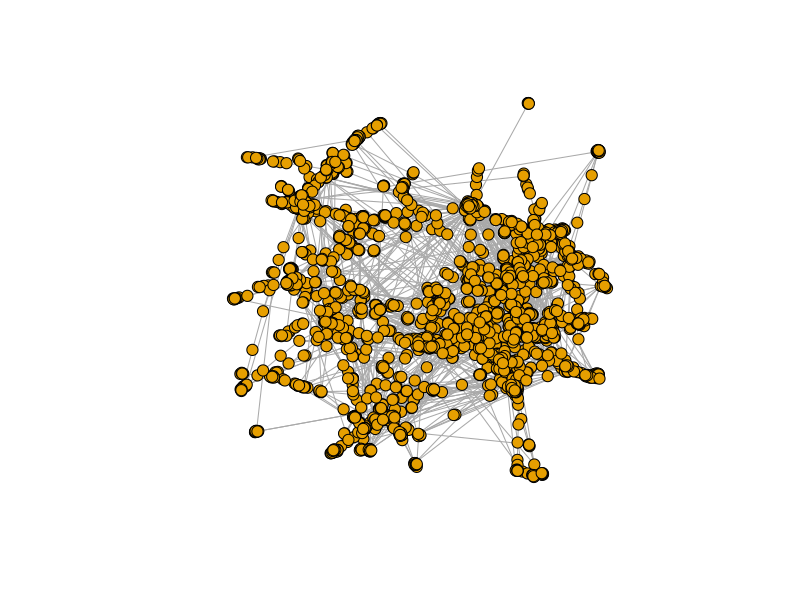
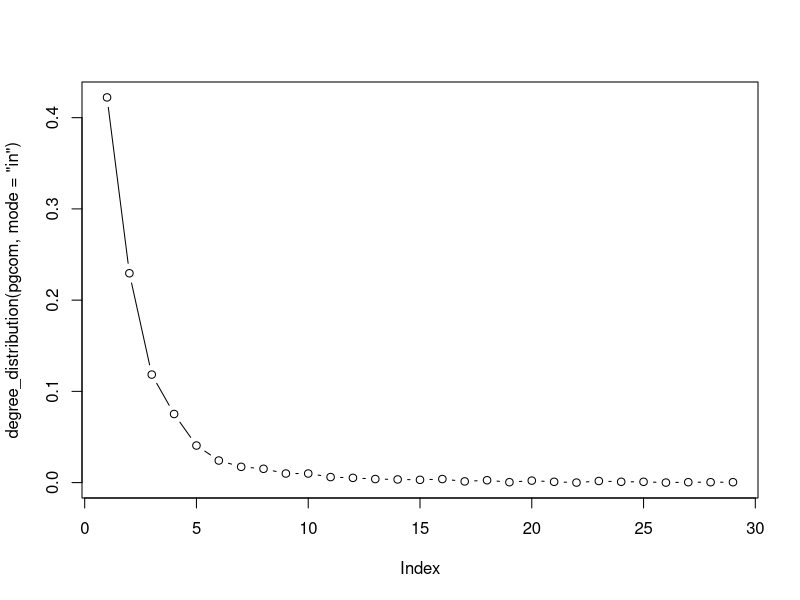
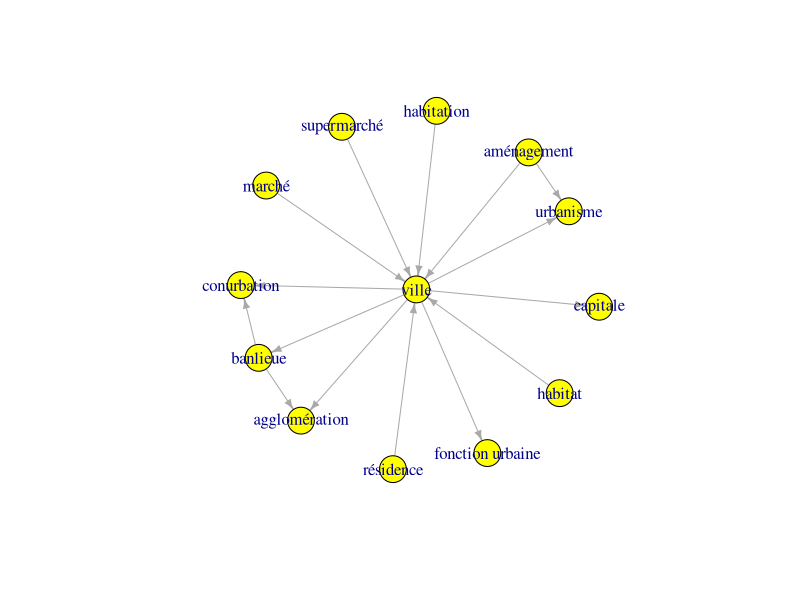
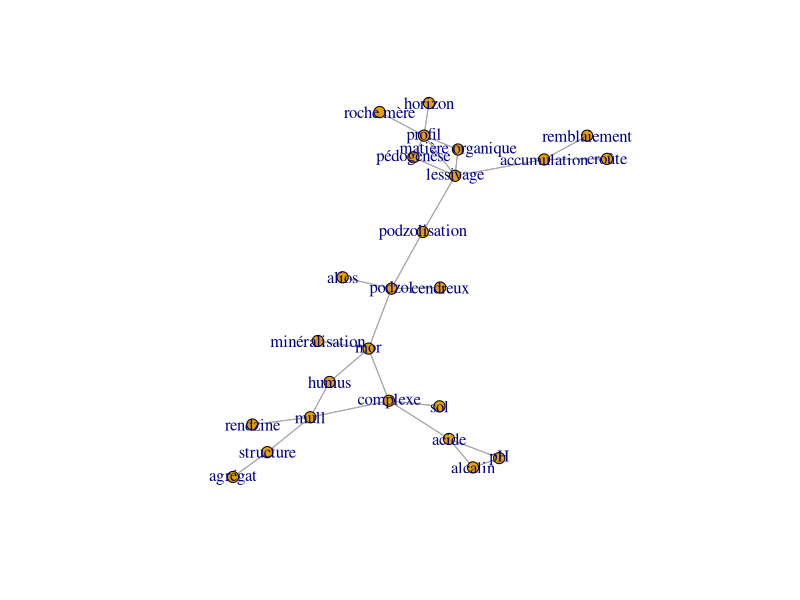
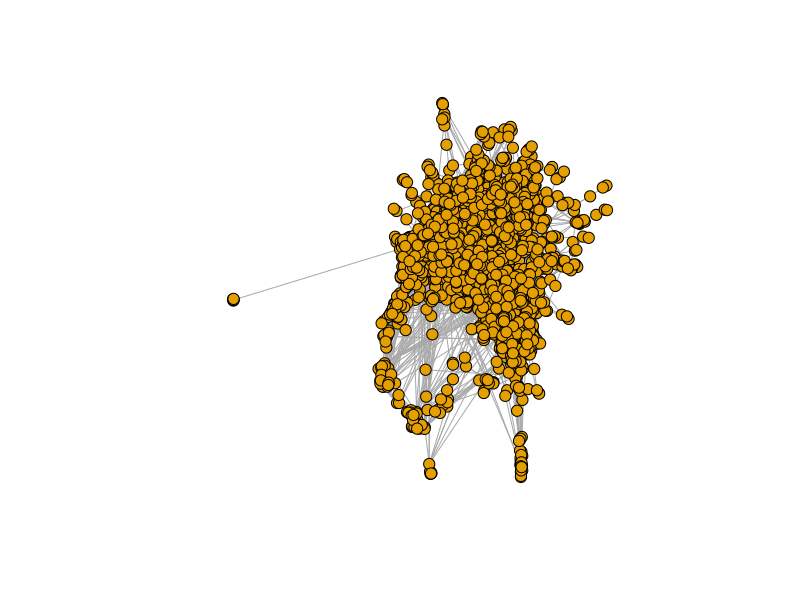
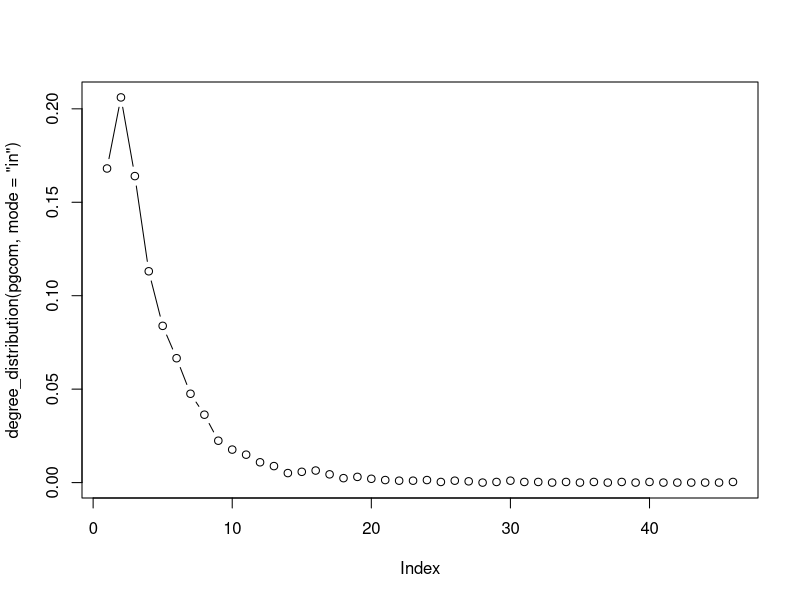
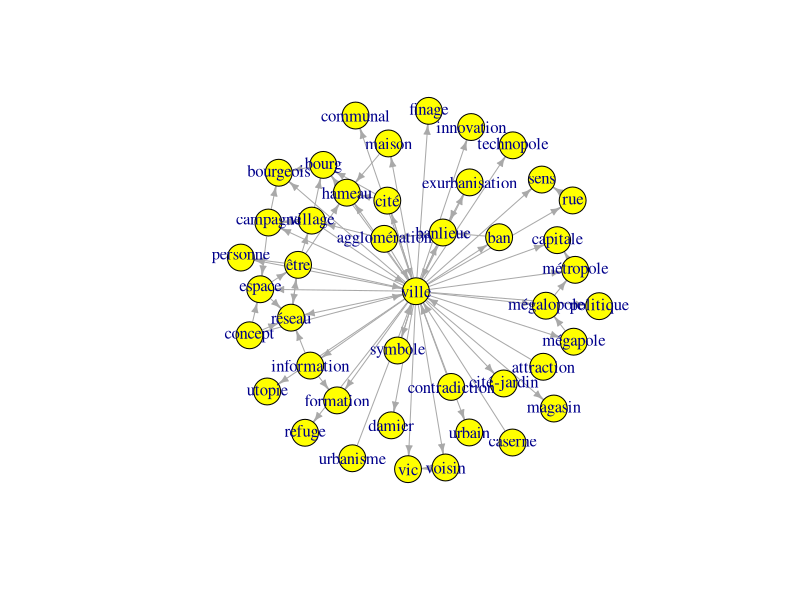
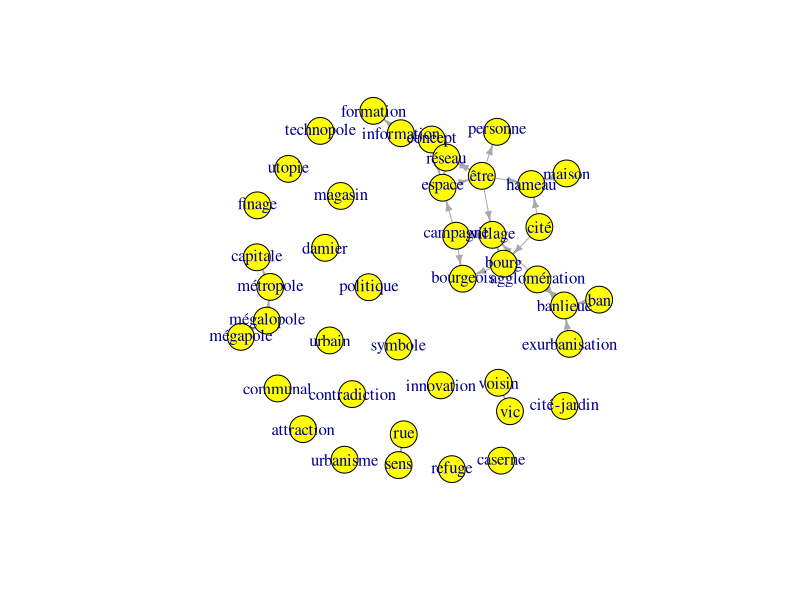

R code for these plots, in order:
# Laurent Beauguitte, Dictionnaires de géographie, données relationnelles, avril 2026

rm(list=ls())

## Propriétés des ouvrages

## Import liste de liens
ge70l <- read.delim("George1970_liens.txt") 
br92l <- read.delim("Brunetetal1992_liens.txt") 
le03l <- read.delim("Levy_Lussault2003_liens.txt")
cy20l <- read.delim("Cynorhodon2020_liens.txt")
co25l <- read.delim("GeoXXI2025_liens.txt")

# Nombre de notices
length(unique(ge70l$ENTREE))
length(unique(br92l$ENTREE))
length(unique(le03l$ENTREE))
length(unique(cy20l$ENTREE))
length(unique(co25l$ORIGINE))

## Nombre d'auteurices, hiérarchie
## Proportion de notices écrites à plusieurs
## Non pertinent pour George (1970, notices non signées) 
## et Brunet et al. (1993) (notices rarement signées) 

# Levy et Lussault 2003
le03a <- read.delim("Levy_Lussault2003_auteurices-sommets.txt")

# Nb d'auteurices
length(unique(le03a$NOM_Prenom))

# Nb de notices par auteurices
levy_1 <- as.data.frame(table(le03a$NOM_Prenom))
table(levy_1$Freq)
# proportion de notices écrites par le principal auteur
max(levy_1$Freq)/length(unique(le03l$ORIGINE))

# Pourcentage de notices écrites à plusieurs
levy_2 <- as.data.frame(table(le03a$ENTREE))
100*table(levy_2$Freq)/length(levy_2$Var1)

# Dictionnaire de l'anthropocène 2020
cy20a <- read.delim("Cynorhodon2020_auteurices-sommets.txt")
length(unique(cy20a$AUTEURICE))
anth_1 <- as.data.frame(table(cy20a$AUTEURICE))
table(anth_1$Freq)
max(anth_1$Freq)/length(unique(cy20l$ORIGINE))
anth_2 <- as.data.frame(table(cy20a$ORIGINE))
100*table(anth_2$Freq)/length(anth_2$Var1)

## Collectif GéoXXI, 2025
co25a <- read.delim("GeoXXI2025_auteurices-sommets.txt")
length(unique(co25a$AUTEURICE))
geo21_1 <- as.data.frame(table(co25a$AUTEURICE)) 
table(geo21_1$Freq)
max(geo21_1$Freq)/length(unique(co25l$ORIGINE))
geo21_2 <- as.data.frame(table(co25a$ENTREE))
table(geo21_2$Freq)/length(geo21_2$Var1)

# suppression des objets non utilisés ensuite
rm(anth_1, anth_2, co25a, cy20a, geo21_1, geo21_2, le03a, levy_1, levy_2)

# Analyse de réseau

library(igraph)

# Réseau des notices

# Notices sans le moindre renvoi (George et Brunet et al.)
sum(is.na(ge70l$DESTINATION))
sum(is.na(br92l$DESTINATION))

# Distribution des degrés entrants et sortants
# Composantes et réciprocité des liens
# Réeau des liens mutuels

#George 1970 - sélection origine - destination
d <- ge70l[,c(3,5)]

# si on souhaite examiner uniquement les notices avec degré sortant > 0
# george <- na.omit(george)

g <- graph_from_data_frame(d, directed= TRUE)

# supprimer sommet NA
g <- induced_subgraph(g, v = which(V(g)$name != "NA"))
is_simple(g)

# supprimer boucles et liens multiples
g <- simplify(g, remove.loops = TRUE, remove.multiple = TRUE)
is_simple(g)

# degrés entrants et sortants
V(g)$degin <- degree(g, mode = "in")
V(g)$degou <- degree(g, mode = "out")
summary(V(g)$degin)
summary(V(g)$degou)

# connexité
comp <- components(g)
# nombre d'isolés
table(comp$csize)
# proportion de sommets dans la composante principale
100* max(comp$csize) / vcount(g)

# suppression des isolés
g <- delete_vertices(g, V(g)[degree(g, mode="all") < 1])

# extraire la plus grande composante 
comp <- decompose(g)

pgcom <- comp[[1]]
plot(pgcom, 
     vertex.label=NA, 
     vertex.size = 6, 
     edge.arrow.size = 0)

# proportion de liens mutuels
dc <- dyad_census(pgcom)
100*dc$mut / dc$asym

# degré entrant
V(pgcom)$degin <- degree(pgcom, mode="in")
summary(V(pgcom)$degin)

# proportion de sommets avec degré entrant nul
100*table(V(pgcom)$degin) / vcount(pgcom)

# termes ayant le degré entrant le plus élevé
g15 <- induced_subgraph(pgcom, v = which(V(pgcom)$degin > 14))
V(g15)$name

# distribution des degrés entrants (composante principale)
plot(degree_distribution(pgcom, mode="in"), type="b")

# ego-network du terme ville
EgoNet_ville <- make_ego_graph(pgcom,
                                  nodes = V(pgcom)[name=='ville'], 
                                  order = 1,  # voisins d'ordre 1
                                  mode = c("all"))
plot(EgoNet_ville[[1]], 
     edge.arrow.size = 0.5,
     vertex.color="yellow")

# explorations complémentaires
# sélection du réseau des liens mutuels
mutg <- which_mutual(pgcom)
gmg <- delete_edges(pgcom, E(pgcom)[mutg == FALSE])

# suppression des isolés
gmg <- delete_vertices(gmg, V(gmg)[degree(gmg) < 1])
gmg

# extraire la plus grande composante connexe
comp <- decompose(gmg)

plot(comp[[3]], 
     vertex.label.cex=1, 
     vertex.size = 6, 
     edge.arrow.size = 0)

rm(list=ls())

# Brunet et al. 1993

d <- read.delim("Brunetetal1992_liens.txt") 
d <- d[,c(3,5)]

# suppression des liens vers des entrées inexistantes
d <- d[d$DESTINATION != "<entrée absente>",]
g <- graph_from_data_frame(d, directed=TRUE)
g <- induced_subgraph(g, v = which(V(g)$name != "NA"))
g<- simplify(g, remove.loops = TRUE, remove.multiple = TRUE)
is_simple(g)

# degrés entrants et sortants
V(g)$degin <- degree(g, mode = "in")
V(g)$degou <- degree(g, mode = "out")
summary(V(g)$degin)
summary(V(g)$degou)

# connexité
comp <- components(g)
# nombre d'isolés
table(comp$csize)
# proportion de sommets dans la composante principale
100* max(comp$csize) / vcount(g)

# analyse de la plus grande composante
comp <- decompose(g)
pgcom <- comp[[1]]
plot(pgcom, 
     vertex.label=NA, 
     vertex.size = 6, 
     edge.arrow.size = 0)

# proportion de liens mutuels
dc <- dyad_census(pgcom)
100*dc$mut / dc$asym

# degré entrant
V(pgcom)$degin <- degree(pgcom, mode="in")
summary(V(pgcom)$degin)

# proportion de sommets avec degré entrant nul
100*table(V(pgcom)$degin) / vcount(pgcom)

# termes ayant le degré entrant le plus élevé
g20 <- induced_subgraph(pgcom, v = which(V(pgcom)$degin > 20))
V(g20)$name

# distribution des degrés entrants (composante principale)
plot(degree_distribution(pgcom, mode="in"), type="b")

# ego-network du terme ville
EgoNet_ville <- make_ego_graph(pgcom,
                                  nodes = V(pgcom)[name=='ville'], 
                                  order = 1,  # voisins d'ordre 1
                                  mode = c("all"))
plot(EgoNet_ville[[1]], 
     edge.arrow.size = 0.5,
     vertex.color="yellow")

EgoNet_ville2 <- induced_subgraph(EgoNet_ville[[1]], 
                                 v = which(V(EgoNet_ville[[1]])$name != "ville"))
plot(EgoNet_ville2, 
     edge.arrow.size = 0.5,
     vertex.color="yellow")

# explorations complémentaires
# sélection du réseau des liens mutuels
mutg <- which_mutual(pgcom)
gmg <- delete_edges(pgcom, E(pgcom)[mutg == FALSE])

# suppression des isolés
gmg <- delete_vertices(gmg, V(gmg)[degree(gmg) < 1])
gmg

# extraire la plus grande composante connexe
comp <- decompose(gmg)

plot(comp[[3]], 
     vertex.label=NA, 
     vertex.size = 6, 
     edge.arrow.size = 0)

rm(list=ls())

# Lévy, Lussault, 2003

d <- read.delim("Levy_Lussault2003_liens.txt")

g <- graph_from_data_frame(d[,c(3,5)], directed=TRUE)
g <- induced_subgraph(g, v = which(V(g)$name != "NA"))
g <- simplify(g, remove.loops = TRUE, remove.multiple = TRUE)
is_simple(g)

# degrés entrants et sortants
V(g)$degin <- degree(g, mode = "in")
V(g)$degou <- degree(g, mode = "out")
summary(V(g)$degin)
summary(V(g)$degou)

# connexité
comp <- components(g)
# nombre d'isolés
table(comp$csize)
# proportion de sommets dans la composante principale
100* max(comp$csize) / vcount(g)

# analyse de la plus grande composante
comp <- decompose(g)
pgcom <- comp[[1]]
plot(pgcom, 
     vertex.label=NA, 
     vertex.size = 6, 
     edge.arrow.size = 0)

# proportion de liens mutuels
dc <- dyad_census(pgcom)
100*dc$mut / dc$asym

# degré entrant
V(pgcom)$degin <- degree(pgcom, mode="in")
summary(V(pgcom)$degin)

# proportion de sommets avec degré entrant nul
100*table(V(pgcom)$degin) / vcount(pgcom)

# termes ayant le degré entrant le plus élevé
g20 <- induced_subgraph(pgcom, v = which(V(pgcom)$degin > 20))
V(g20)$name

# distribution des degrés entrants (composante principale)
plot(degree_distribution(pgcom, mode="in"), type="b")

# ego-network du terme ville
EgoNet_ville <- make_ego_graph(pgcom,
                                  nodes = V(pgcom)[name=='Ville'], 
                                  order = 1,  # voisins d'ordre 1
                                  mode = c("all"))
plot(EgoNet_ville[[1]], 
     edge.arrow.size = 0.5,
     vertex.color="yellow",
     vertex.label=NA)

EgoNet_ville2 <- induced_subgraph(EgoNet_ville[[1]], 
                                     v = which(V(EgoNet_ville[[1]])$name != "Ville"))
plot(EgoNet_ville2, 
     edge.arrow.size = 0.2,
     vertex.color="yellow",
     vertex.size=5)

# explorations complémentaires
# sélection du réseau des liens mutuels
mutg <- which_mutual(pgcom)
gmg <- delete_edges(pgcom, E(pgcom)[mutg == FALSE])

# suppression des isolés
gmg <- delete_vertices(gmg, V(gmg)[degree(gmg) < 1])
gmg

# extraire la plus grande composante connexe
comp <- decompose(gmg)

plot(comp[[1]], 
     vertex.label=NA, 
     vertex.size = 6, 
     edge.arrow.size = 0)

rm(list=ls())

# Dictionnaire critique de l'anthropocène, 2020

d <- read.delim("Cynorhodon2020_liens.txt")

g <- graph_from_data_frame(d[,c(3,5)], directed=TRUE)
g <- induced_subgraph(g, v = which(V(g)$name != "NA"))
g <- simplify(g, remove.loops = TRUE, remove.multiple = TRUE)
is_simple(g)

# degrés entrants et sortants
V(g)$degin <-degree(g, mode = "in")
V(g)$degou <- degree(g, mode = "out")
summary(V(g)$degin)
summary(V(g)$degou)

# connexité
is_connected(g)

plot(g, 
     vertex.label=NA, 
     vertex.size = 6, 
     edge.arrow.size = 0)

# proportion de liens mutuels
dc <- dyad_census(g)
100*dc$mut / dc$asym

# degré entrant
V(g)$degin <- degree(g, mode="in")
summary(V(g)$degin)

# proportion de sommets avec degré entrant nul
100*table(V(g)$degin) / vcount(g)

# termes ayant le degré entrant le plus élevé
g20 <- induced_subgraph(g, v = which(V(g)$degin > 20))
V(g20)$name

# distribution des degrés entrants
plot(degree_distribution(g, mode="in"), type="b")

# ego-network des termes ville - durable et ville - intelligente
EgoNet_ville <- make_ego_graph(g,
                               nodes = V(g)[name=='ville - durable'], 
                               order = 1,  # voisins d'ordre 1
                               mode = c("all"))
plot(EgoNet_ville[[1]], 
     edge.arrow.size = 0.5,
     vertex.color="yellow")


EgoNet_ville <- make_ego_graph(g,
                               nodes = V(g)[name=='ville - intelligente'], 
                               order = 1,  # voisins d'ordre 1
                               mode = c("all"))
plot(EgoNet_ville[[1]], 
     edge.arrow.size = 0.5,
     vertex.color="yellow")

EgoNet_ville <- make_ego_graph(g,
                               nodes = V(g)[name=='ville - flottante'], 
                               order = 1,  # voisins d'ordre 1
                               mode = c("all"))
plot(EgoNet_ville[[1]], 
     edge.arrow.size = 0.5,
     vertex.color="yellow")

# explorations complémentaires
# sélection du réseau des liens mutuels
mutg <- which_mutual(g)
gmg <- delete_edges(g, E(g)[mutg == FALSE])

# suppression des isolés
gmg <- delete_vertices(gmg, V(gmg)[degree(gmg) < 1])
gmg

# extraire la plus grande composante connexe
comp <- decompose(gmg)

plot(comp[[1]], 
     vertex.label=NA, 
     vertex.size = 6, 
     edge.arrow.size = 0)

rm(list=ls())

# Géographies, un dictionnaire
d <- read.delim("GeoXXI2025_liens.txt")

g <- graph_from_data_frame(d[,c(2,4)], directed=TRUE)
g <- induced_subgraph(g, v = which(V(g)$name != "NA"))
g <- simplify(g, remove.loops = TRUE, remove.multiple = TRUE)
is_simple(g)

# degrés entrants et sortants
V(g)$degin <- degree(g, mode = "in")
V(g)$degou <- degree(g, mode = "out")
summary(V(g)$degin)
summary(V(g)$degou)

# connexité
is_connected(g)
comp <- components(g)

# nombre d'isolés
table(comp$csize)
# proportion de sommets dans la composante principale
100* max(comp$csize) / vcount(g)

# analyse de la plus grande composante
comp <- decompose(g)
pgcom <- comp[[1]]
plot(pgcom, 
     vertex.label=NA, 
     vertex.size = 6, 
     edge.arrow.size = 0)

# proportion de liens mutuels
dc <- dyad_census(pgcom)
100*dc$mut / dc$asym

# degré entrant
V(pgcom)$degin <- degree(pgcom, mode="in")
summary(V(pgcom)$degin)

# proportion de sommets avec degré entrant nul
100*table(V(pgcom)$degin) / vcount(pgcom)

# termes ayant le degré entrant le plus élevé
g10 <- induced_subgraph(pgcom, v = which(V(pgcom)$degin > 10))
V(g10)$name

# distribution des degrés entrants (composante principale)
plot(degree_distribution(pgcom, mode="in"), type="b")

# ego-network du terme ville
EgoNet_ville <- make_ego_graph(pgcom,
                               nodes = V(pgcom)[name=='ville'], 
                               order = 1,  # voisins d'ordre 1
                               mode = c("all"))
plot(EgoNet_ville[[1]], 
     edge.arrow.size = 0.5,
     vertex.color="yellow")

# explorations complémentaires
# sélection du réseau des liens mutuels
mutg <- which_mutual(pgcom)
gmg <- delete_edges(pgcom, E(pgcom)[mutg == FALSE])

# suppression des isolés
gmg <- delete_vertices(gmg, V(gmg)[degree(gmg) < 1])
gmg

# extraire la plus grande composante connexe
comp <- decompose(gmg)
comp

plot(comp[[1]], 
     vertex.label=NA, 
     vertex.size = 6, 
     edge.arrow.size = 0)
